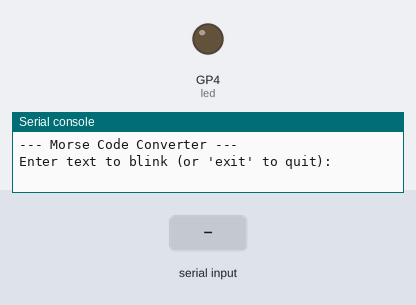
Recording of a program running on a simulated Raspberry Pi Pico running MicroPython. On the bench: output pins drawn as LEDs (lit = HIGH), the last lines printed to the serial console. The inputs (shaded band) are chosen by the test bench.

Above: at 1.2 s.
1.3 s: "A" typed at the serial console, then Enter
At 2.1 s:
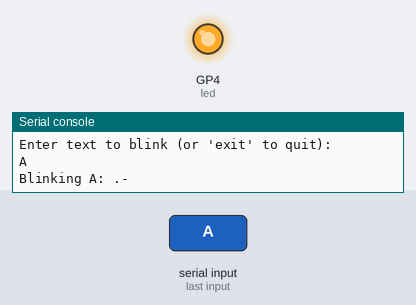
5.3 s: "B" typed at the serial console, then Enter
At 7.4 s:
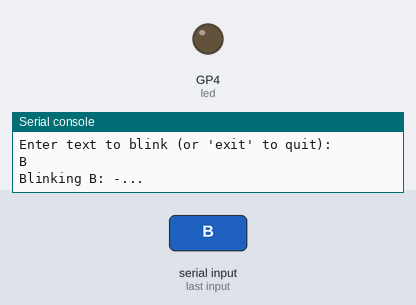
Timing chart, 0 to 8.9 s (numbered marks = the images above; inputs shaded):
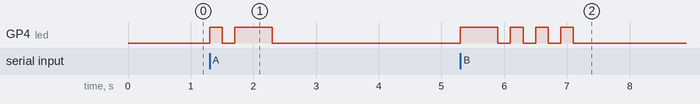

The program:

morse_code.py
```python
from machine import Pin
import time

# For Raspberry Pi Pico onboard LED, use Pin(25) or Pin("LED")
# For ESP32 or external LED, Pin(4) is fine.
led = Pin(4, Pin.OUT)

MORSE_CODE = {
    'A': '.-',   'B': '-...',  'C': '-.-.',  'D': '-..',   'E': '.',
    'F': '..-.', 'G': '--.',   'H': '....',  'I': '..',    'J': '.---',
    'K': '-.-',  'L': '.-..',  'M': '--',    'N': '-.',    'O': '---',
    'P': '.--.', 'Q': '--.-',  'R': '.-.',   'S': '...',   'T': '-',
    'U': '..-',  'V': '...-',  'W': '.--',   'X': '-..-',  'Y': '-.--',
    'Z': '--..', '1': '.----', '2': '..---', '3': '...--',  '4': '....-',
    '5': '.....', '6': '-....', '7': '--...', '8': '---..', '9': '----.',
    '0': '-----'
}

DOT_DURATION = 0.2
DASH_DURATION = DOT_DURATION * 3
GAP_BETWEEN_ELEMENTS = DOT_DURATION
GAP_BETWEEN_LETTERS = DOT_DURATION * 3
GAP_BETWEEN_WORDS = DOT_DURATION * 7

def play_pattern(pattern):
    for symbol in pattern:
        if symbol == '.':
            led.value(1)
            time.sleep(DOT_DURATION)
        elif symbol == '-':
            led.value(1)
            time.sleep(DASH_DURATION)

        led.value(0)
        time.sleep(GAP_BETWEEN_ELEMENTS)

print("--- Morse Code Converter ---")
while True:
    user_input = input("Enter text to blink (or 'exit' to quit): ").upper()

    if user_input == "EXIT":
        print("Stopping...")
        break

    for char in user_input:
        if char in MORSE_CODE:
            print(f"Blinking {char}: {MORSE_CODE[char]}")
            play_pattern(MORSE_CODE[char])
            time.sleep(GAP_BETWEEN_LETTERS)
        elif char == ' ':
            print("Space...")
            time.sleep(GAP_BETWEEN_WORDS)
```

Measured:
- after the input at 1.3 s, GP4 (led): LOW → HIGH at once, → LOW 0.20 s later, → HIGH 0.20 s later, → LOW 0.60 s later
- after the input at 5.3 s, GP4 (led): LOW → HIGH at once, then repeats every 0.40 s: LOW 0.20 s, HIGH 0.20 s, until it stays LOW from 7.1 s
